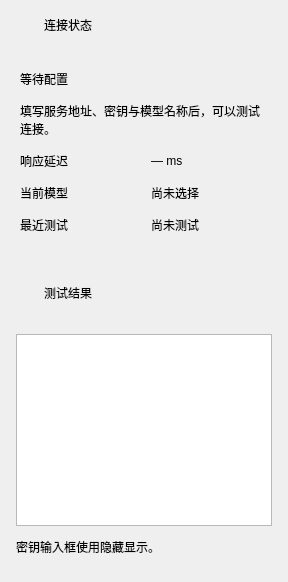
                                      <widget class="QWidget" name="aiPageRight">
                                        <layout class="QVBoxLayout" name="aiPageRightLayout">
                                          <property name="leftMargin">
                                            <number>0</number>
                                          </property>
                                          <property name="topMargin">
                                            <number>0</number>
                                          </property>
                                          <property name="rightMargin">
                                            <number>0</number>
                                          </property>
                                          <property name="bottomMargin">
                                            <number>0</number>
                                          </property>
                                          <property name="spacing">
                                            <number>14</number>
                                          </property>
                                          <property name="sizeConstraint">
                                            <enum>QLayout::SizeConstraint::SetMinimumSize</enum>
                                          </property>
                                          <item>
                                            <widget class="QFrame" name="connectionStatusCard">
                                              <property name="uiCard" stdset="0">
                                                <bool>true</bool>
                                              </property>
                                              <layout class="QVBoxLayout" name="connectionStatusCardLayout">
                                                <property name="leftMargin">
                                                  <number>0</number>
                                                </property>
                                                <property name="topMargin">
                                                  <number>0</number>
                                                </property>
                                                <property name="rightMargin">
                                                  <number>0</number>
                                                </property>
                                                <property name="bottomMargin">
                                                  <number>0</number>
                                                </property>
                                                <property name="spacing">
                                                  <number>0</number>
                                                </property>
                                                <item>
                                                  <widget class="QWidget" name="connectionStatusCardHeading">
                                                    <property name="cardHeading" stdset="0">
                                                      <bool>true</bool>
                                                    </property>
                                                    <layout class="QHBoxLayout" name="connectionStatusCardHeadingLayout" stretch="0,1">
                                                      <property name="leftMargin">
                                                        <number>14</number>
                                                      </property>
                                                      <property name="topMargin">
                                                        <number>14</number>
                                                      </property>
                                                      <property name="rightMargin">
                                                        <number>14</number>
                                                      </property>
                                                      <property name="bottomMargin">
                                                        <number>14</number>
                                                      </property>
                                                      <property name="spacing">
                                                        <number>9</number>
                                                      </property>
                                                      <item>
                                                        <widget class="QLabel" name="connectionStatusCardIcon">
                                                          <property name="text">
                                                            <string />
                                                          </property>
                                                          <property name="wordWrap">
                                                            <bool>true</bool>
                                                          </property>
                                                          <property name="minimumSize">
                                                            <size>
                                                              <width>21</width>
                                                              <height>21</height>
                                                            </size>
                                                          </property>
                                                          <property name="maximumSize">
                                                            <size>
                                                              <width>21</width>
                                                              <height>21</height>
                                                            </size>
                                                          </property>
                                                          <property name="iconName" stdset="0">
                                                            <string>eye</string>
                                                          </property>
                                                        </widget>
                                                      </item>
                                                      <item>
                                                        <widget class="QLabel" name="connectionStatusCardTitle">
                                                          <property name="text">
                                                            <string>连接状态</string>
                                                          </property>
                                                          <property name="wordWrap">
                                                            <bool>true</bool>
                                                          </property>
                                                          <property name="cardTitle" stdset="0">
                                                            <bool>true</bool>
                                                          </property>
                                                        </widget>
                                                      </item>
                                                    </layout>
                                                    <property name="minimumSize">
                                                      <size>
                                                        <width>0</width>
                                                        <height>50</height>
                                                      </size>
                                                    </property>
                                                    <property name="maximumSize">
                                                      <size>
                                                        <width>16777215</width>
                                                        <height>50</height>
                                                      </size>
                                                    </property>
                                                  </widget>
                                                </item>
                                                <item>
                                                  <widget class="QWidget" name="connectionStatusCardBody">
                                                    <layout class="QVBoxLayout" name="connectionStatusLayout">
                                                      <property name="leftMargin">
                                                        <number>20</number>
                                                      </property>
                                                      <property name="topMargin">
                                                        <number>20</number>
                                                      </property>
                                                      <property name="rightMargin">
                                                        <number>20</number>
                                                      </property>
                                                      <property name="bottomMargin">
                                                        <number>20</number>
                                                      </property>
                                                      <property name="spacing">
                                                        <number>14</number>
                                                      </property>
                                                      <item>
                                                        <widget class="QLabel" name="connectionStateLabel">
                                                          <property name="text">
                                                            <string>等待配置</string>
                                                          </property>
                                                          <property name="wordWrap">
                                                            <bool>true</bool>
                                                          </property>
                                                          <property name="heroStatus" stdset="0">
                                                            <bool>true</bool>
                                                          </property>
                                                        </widget>
                                                      </item>
                                                      <item>
                                                        <widget class="QLabel" name="connectionGuide">
                                                          <property name="text">
                                                            <string>填写服务地址、密钥与模型名称后，可以测试连接。</string>
                                                          </property>
                                                          <property name="wordWrap">
                                                            <bool>true</bool>
                                                          </property>
                                                          <property name="tone" stdset="0">
                                                            <string>muted</string>
                                                          </property>
                                                        </widget>
                                                      </item>
                                                      <item>
                                                        <widget class="QWidget" name="connectionMetrics">
                                                          <layout class="QGridLayout" name="connectionMetricsGrid">
                                                            <property name="leftMargin">
                                                              <number>0</number>
                                                            </property>
                                                            <property name="topMargin">
                                                              <number>0</number>
                                                            </property>
                                                            <property name="rightMargin">
                                                              <number>0</number>
                                                            </property>
                                                            <property name="bottomMargin">
                                                              <number>0</number>
                                                            </property>
                                                            <property name="spacing">
                                                              <number>14</number>
                                                            </property>
                                                            <item row="0" column="0">
                                                              <widget class="QLabel" name="latencyCaption">
                                                                <property name="text">
                                                                  <string>响应延迟</string>
                                                                </property>
                                                                <property name="wordWrap">
                                                                  <bool>true</bool>
                                                                </property>
                                                                <property name="minimumSize">
                                                                  <size>
                                                                    <width>104</width>
                                                                    <height>0</height>
                                                                  </size>
                                                                </property>
                                                              </widget>
                                                            </item>
                                                            <item row="0" column="1">
                                                              <widget class="QLabel" name="latencyValue">
                                                                <property name="text">
                                                                  <string>— ms</string>
                                                                </property>
                                                                <property name="wordWrap">
                                                                  <bool>true</bool>
                                                                </property>
                                                              </widget>
                                                            </item>
                                                            <item row="1" column="0">
                                                              <widget class="QLabel" name="testedModelCaption">
                                                                <property name="text">
                                                                  <string>当前模型</string>
                                                                </property>
                                                                <property name="wordWrap">
                                                                  <bool>true</bool>
                                                                </property>
                                                                <property name="minimumSize">
                                                                  <size>
                                                                    <width>104</width>
                                                                    <height>0</height>
                                                                  </size>
                                                                </property>
                                                              </widget>
                                                            </item>
                                                            <item row="1" column="1">
                                                              <widget class="QLabel" name="testedModelValue">
                                                                <property name="text">
                                                                  <string>尚未选择</string>
                                                                </property>
                                                                <property name="wordWrap">
                                                                  <bool>true</bool>
                                                                </property>
                                                              </widget>
                                                            </item>
                                                            <item row="2" column="0">
                                                              <widget class="QLabel" name="lastTestCaption">
                                                                <property name="text">
                                                                  <string>最近测试</string>
                                                                </property>
                                                                <property name="wordWrap">
                                                                  <bool>true</bool>
                                                                </property>
                                                                <property name="minimumSize">
                                                                  <size>
                                                                    <width>104</width>
                                                                    <height>0</height>
                                                                  </size>
                                                                </property>
                                                              </widget>
                                                            </item>
                                                            <item row="2" column="1">
                                                              <widget class="QLabel" name="lastTestValue">
                                                                <property name="text">
                                                                  <string>尚未测试</string>
                                                                </property>
                                                                <property name="wordWrap">
                                                                  <bool>true</bool>
                                                                </property>
                                                              </widget>
                                                            </item>
                                                          </layout>
                                                        </widget>
                                                      </item>
                                                      <property name="sizeConstraint">
                                                        <enum>QLayout::SizeConstraint::SetMinimumSize</enum>
                                                      </property>
                                                    </layout>
                                                  </widget>
                                                </item>
                                                <property name="sizeConstraint">
                                                  <enum>QLayout::SizeConstraint::SetMinimumSize</enum>
                                                </property>
                                              </layout>
                                            </widget>
                                          </item>
                                          <item>
                                            <widget class="QFrame" name="connectionResultCard">
                                              <property name="uiCard" stdset="0">
                                                <bool>true</bool>
                                              </property>
                                              <layout class="QVBoxLayout" name="connectionResultCardLayout">
                                                <property name="leftMargin">
                                                  <number>0</number>
                                                </property>
                                                <property name="topMargin">
                                                  <number>0</number>
                                                </property>
                                                <property name="rightMargin">
                                                  <number>0</number>
                                                </property>
                                                <property name="bottomMargin">
                                                  <number>0</number>
                                                </property>
                                                <property name="spacing">
                                                  <number>0</number>
                                                </property>
                                                <item>
                                                  <widget class="QWidget" name="connectionResultCardHeading">
                                                    <property name="cardHeading" stdset="0">
                                                      <bool>true</bool>
                                                    </property>
                                                    <layout class="QHBoxLayout" name="connectionResultCardHeadingLayout" stretch="0,1">
                                                      <property name="leftMargin">
                                                        <number>14</number>
                                                      </property>
                                                      <property name="topMargin">
                                                        <number>14</number>
                                                      </property>
                                                      <property name="rightMargin">
                                                        <number>14</number>
                                                      </property>
                                                      <property name="bottomMargin">
                                                        <number>14</number>
                                                      </property>
                                                      <property name="spacing">
                                                        <number>9</number>
                                                      </property>
                                                      <item>
                                                        <widget class="QLabel" name="connectionResultCardIcon">
                                                          <property name="text">
                                                            <string />
                                                          </property>
                                                          <property name="wordWrap">
                                                            <bool>true</bool>
                                                          </property>
                                                          <property name="minimumSize">
                                                            <size>
                                                              <width>21</width>
                                                              <height>21</height>
                                                            </size>
                                                          </property>
                                                          <property name="maximumSize">
                                                            <size>
                                                              <width>21</width>
                                                              <height>21</height>
                                                            </size>
                                                          </property>
                                                          <property name="iconName" stdset="0">
                                                            <string>chat</string>
                                                          </property>
                                                        </widget>
                                                      </item>
                                                      <item>
                                                        <widget class="QLabel" name="connectionResultCardTitle">
                                                          <property name="text">
                                                            <string>测试结果</string>
                                                          </property>
                                                          <property name="wordWrap">
                                                            <bool>true</bool>
                                                          </property>
                                                          <property name="cardTitle" stdset="0">
                                                            <bool>true</bool>
                                                          </property>
                                                        </widget>
                                                      </item>
                                                    </layout>
                                                    <property name="minimumSize">
                                                      <size>
                                                        <width>0</width>
                                                        <height>50</height>
                                                      </size>
                                                    </property>
                                                    <property name="maximumSize">
                                                      <size>
                                                        <width>16777215</width>
                                                        <height>50</height>
                                                      </size>
                                                    </property>
                                                  </widget>
                                                </item>
                                                <item>
                                                  <widget class="QWidget" name="connectionResultCardBody">
                                                    <layout class="QVBoxLayout" name="connectionResultLayout">
                                                      <property name="leftMargin">
                                                        <number>16</number>
                                                      </property>
                                                      <property name="topMargin">
                                                        <number>16</number>
                                                      </property>
                                                      <property name="rightMargin">
                                                        <number>16</number>
                                                      </property>
                                                      <property name="bottomMargin">
                                                        <number>16</number>
                                                      </property>
                                                      <property name="spacing">
                                                        <number>12</number>
                                                      </property>
                                                      <item>
                                                        <widget class="QPlainTextEdit" name="connectionResultEdit">
                                                          <property name="plainText">
                                                            <string />
                                                          </property>
                                                          <property name="placeholderText">
                                                            <string>连接测试的结果会显示在这里。</string>
                                                          </property>
                                                          <property name="minimumSize">
                                                            <size>
                                                              <width>0</width>
                                                              <height>170</height>
                                                            </size>
                                                          </property>
                                                          <property name="maximumSize">
                                                            <size>
                                                              <width>16777215</width>
                                                              <height>200</height>
                                                            </size>
                                                          </property>
                                                          <property name="readOnly">
                                                            <bool>true</bool>
                                                          </property>
                                                        </widget>
                                                      </item>
                                                      <item>
                                                        <widget class="QLabel" name="keyPrivacyHint">
                                                          <property name="text">
                                                            <string>密钥输入框使用隐藏显示。</string>
                                                          </property>
                                                          <property name="wordWrap">
                                                            <bool>true</bool>
                                                          </property>
                                                          <property name="tone" stdset="0">
                                                            <string>muted</string>
                                                          </property>
                                                        </widget>
                                                      </item>
                                                      <property name="sizeConstraint">
                                                        <enum>QLayout::SizeConstraint::SetMinimumSize</enum>
                                                      </property>
                                                    </layout>
                                                  </widget>
                                                </item>
                                                <property name="sizeConstraint">
                                                  <enum>QLayout::SizeConstraint::SetMinimumSize</enum>
                                                </property>
                                              </layout>
                                            </widget>
                                          </item>
                                          <item>
                                            <spacer name="aiRightSpacer">
                                              <property name="orientation">
                                                <enum>Qt::Orientation::Vertical</enum>
                                              </property>
                                              <property name="sizeHint">
                                                <size>
                                                  <width>20</width>
                                                  <height>10</height>
                                                </size>
                                              </property>
                                            </spacer>
                                          </item>
                                        </layout>
                                      </widget>
